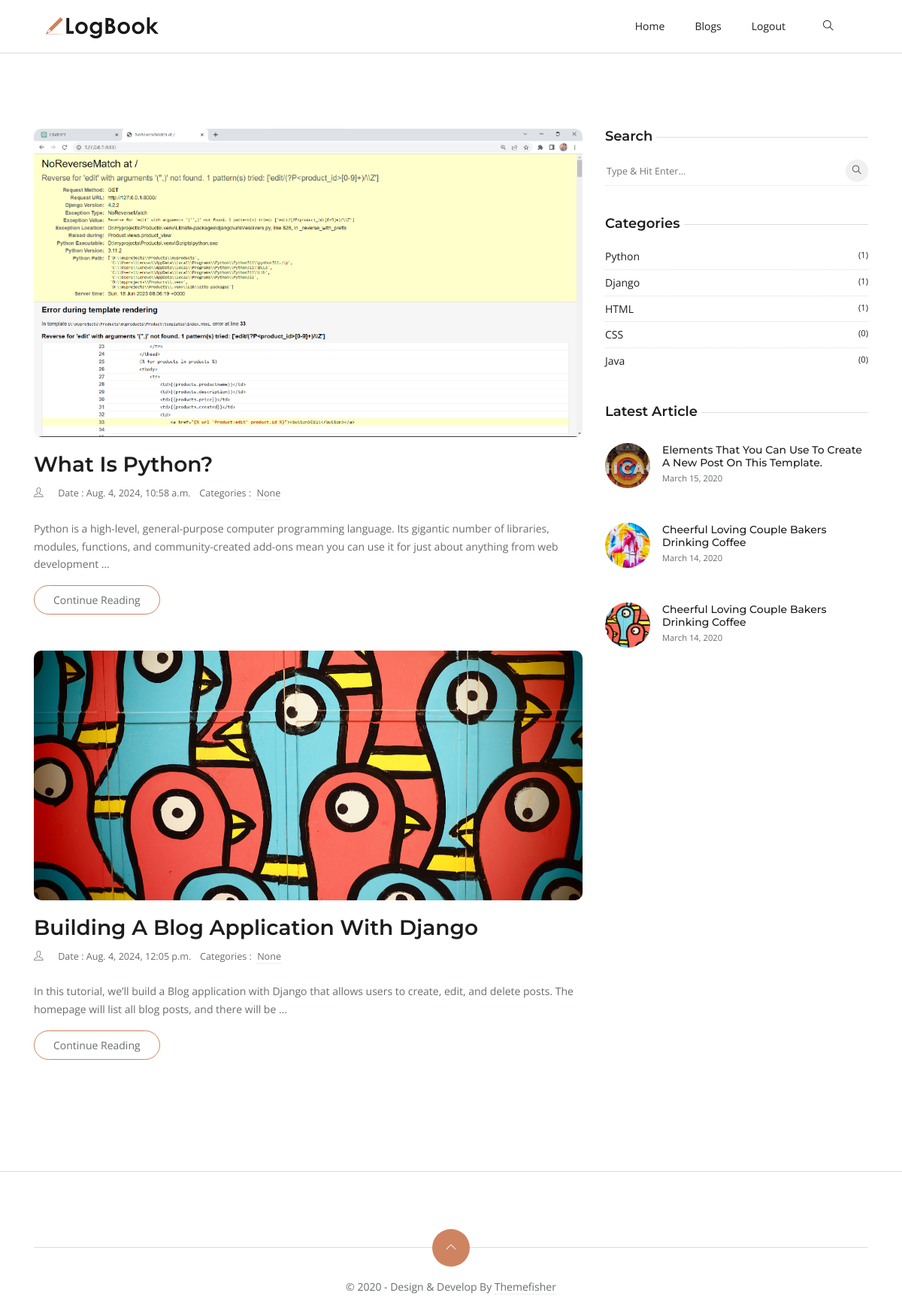
The page /?q=Python (signed in) on the database its author committed.
### blog/models.py (models this page shows, shortened)
class Post(models.Model):
    title = models.CharField(max_length=500)
    slug = models.SlugField(unique=True, blank=True)
    content = models.TextField()
    published_date = models.DateTimeField(auto_now=True, blank=True)
    post_image = models.ImageField(
        null=True, default="post-2.jpg", upload_to="postImage"
    )
    author = models.ForeignKey(User, on_delete=models.CASCADE)
    category = models.ManyToManyField(Category)
    created_at = models.DateTimeField(auto_now_add=True)
    updated_date = models.DateTimeField(auto_now=True)

class Category(models.Model):
    name = models.CharField(max_length=200)
    created_at = models.DateTimeField(auto_now_add=True)

### blog/views.py (the view)
# urls.py: path("", views.home, name="home"),
def home(request):
    q = request.GET.get("q") if request.GET.get("q") != None else ""
    posts = Post.objects.filter(
        Q(category__name__icontains=q) | Q(title__icontains=q) | Q(content__icontains=q)
    )
    category = Category.objects.all()[0:5]
    context = {
        "posts": posts,
        "category": category,
    }
    return render(request, "home.html", context)

### templates/home.html
{% extends 'base.html' %}
{% load static %}
{% block content %}
  <section class="section">
    <div class="container">
      <div class="row">
        <div class="col-lg-8 mb-5 mb-lg-0">
          {% for post in posts %}
            <article class="row mb-5">
              <div class="col-12">
                <div class="post-slider">
                  <img loading="lazy" src="{{ post.post_image.url }}" class="img-fluid" alt="post-thumb" />
                </div>
              </div>
              <div class="col-12 mx-auto">
                <h3><a class="post-title" href="{% url 'post' post.slug %}">{{ post.title }}</a></h3>
                <ul class="list-inline post-meta mb-4">
                  <li class="list-inline-item">
                    <i class="ti-user mr-2"></i><a href="author.html">{{ post.author.first_name }}</a>
                  </li>
                  <li class="list-inline-item">Date : {{ post.created_at }}</li>
                  <li class="list-inline-item">
                    Categories : <a href="#!" class="ml-1">{{ post.category.name }}</a>
                  </li>
                </ul>
                <p>{{ post.content|truncatewords:30 }}</p> <a href="{% url 'post' post.slug %}" class="btn btn-outline-primary">Continue Reading</a>
              </div>
            </article>
          {% endfor %}
        </div>
        <aside class="col-lg-4">
          <div class="widget">
            <h5 class="widget-title"><span>Search</span></h5>
            <form action="{% url 'home' %}" method="get" class="widget-search">
              <input id="search-query" name="q" type="search" placeholder="Type &amp; Hit Enter..." />
              <button type="submit"><i class="ti-search"></i></button>
            </form>
          </div>
          {% include 'post/category.html' %}
          <div class="widget">
            <h5 class="widget-title"><span>Latest Article</span></h5>
            <ul class="list-unstyled widget-list">
              <li class="media widget-post align-items-center">
                <a href="post-elements.html"><img loading="lazy" class="mr-3" src="images/post/post-6.jpg" /></a>
                <div class="media-body">
                  <h5 class="h6 mb-0"><a href="post-elements.html">Elements That You Can Use To Create A New Post On This Template.</a></h5>
                  <small>March 15, 2020</small>
                </div>
              </li>
            </ul>
            <ul class="list-unstyled widget-list">
              <li class="media widget-post align-items-center">
                <a href="post-details-1.html"><img loading="lazy" class="mr-3" src="images/post/post-1.jpg" /></a>
                <div class="media-body">
                  <h5 class="h6 mb-0"><a href="post-details-1.html">Cheerful Loving Couple Bakers Drinking Coffee</a></h5>
                  <small>March 14, 2020</small>
                </div>
              </li>
            </ul>
            <ul class="list-unstyled widget-list">
              <li class="media widget-post align-items-center">
                <a href="post-details-2.html"><img loading="lazy" class="mr-3" src="images/post/post-2.jpg" /></a>
                <div class="media-body">
                  <h5 class="h6 mb-0"><a href="post-details-2.html">Cheerful Loving Couple Bakers Drinking Coffee</a></h5>
                  <small>March 14, 2020</small>
                </div>
              </li>
            </ul>
          </div>
        </aside>
      </div>
    </div>
  </section>
{% endblock %}

### templates/post/category.html
<div class="widget">
  <h5 class="widget-title"><span>Categories</span></h5>
  <ul class="list-unstyled widget-list">
    {% for cate in category %}
    <li>
      <a href="{% url 'home' %}?q={{ cate.name }}" class="d-flex">
        {{cate.name}}
        <small class="ml-auto">({{ cate.post_set.all.count }})</small>
      </a>
    </li>
    {% endfor %}
  </ul>
</div>

### myblog/static/css/style.css (style rules this page uses)
body { line-height: 1.7; font-family: "Open Sans", sans-serif; -webkit-font-smoothing: antialiased; color: #696c6d; font-size: 14px; }
p, .paragraph { font-weight: 400; color: #696c6d; font-size: 14px; line-height: 1.7; font-family: "Open Sans", sans-serif; }
h1, h2, h3, h4, h5, h6 { color: #1c1d1f; font-family: "Montserrat", sans-serif; font-weight: 600; line-height: 1.2; }
h3, .h3 { font-size: 28px; }
h5, .h5 { font-size: 18px; }
h6, .h6 { font-size: 14px; }
.btn { font-size: 14px; font-family: "Open Sans", sans-serif; text-transform: capitalize; padding: 8px 25px; border-radius: 50px; border: 1px solid; position: relative; z-index: 1; transition: 0.2s ease; }
.btn-outline-primary { background: transparent; color: #696c6d; border-color: #ce8460; }
body { background-color: #fff; overflow-x: hidden; }
img { vertical-align: middle; border: 0; }
a, a:hover, a:focus { text-decoration: none; }
a, button, select { cursor: pointer; transition: 0.2s ease; }
.slick-slide { outline: 0; }
.section { padding-top: 100px; padding-bottom: 100px; }
.rounded-lg, .post-slider { border-radius: 10px !important; }
.post-title { color: #1c1d1f; }
.post-meta li { margin-right: 10px; font-size: 90%; }
.post-meta a { color: #696c6d; border-bottom: 1px dotted #ddd; }
.post-slider { overflow: hidden; margin-bottom: 20px; }
.post-slider img { border-radius: inherit; }
.widget { background: #fff; margin-bottom: 40px; }
.widget-title { position: relative; margin-bottom: 15px; }
.widget-title span { background: #fff; position: relative; padding-right: 5px; z-index: 1; }
.widget-title::before { position: absolute; content: ""; right: 0; height: 1px; width: 100%; background: #ddd; top: 50%; }
.widget-search { position: relative; }
.widget-search input { border: 0; border-bottom: 1px dotted #ddd; width: 100%; height: 40px; }
.widget-search input::placeholder { font-size: 90%; }
.widget-search button { height: 30px; width: 30px; line-height: 30px; display: inline-block; padding: 0; background: #f0f0f0; color: #1c1d1f; text-align: center; border-radius: 50%; position: absolute; right: 0; top: 5px; border: 0; font-size: 12px; }
.widget-list li { padding: 5px 0; }
.widget-list li:not(:last-child) { border-bottom: 1px dotted #ddd; }
.widget-list li a { color: #1c1d1f; }
.widget-post { padding: 15px 0 !important; }
.widget-post img { height: 60px; width: 60px; border-radius: 50%; -o-object-fit: cover; object-fit: cover; }

### rows shown on the page
Post: post_image (picture), title "What Is Python?", created_at "Aug. 4, 2024, 10:58 a.m.", category.name "None", content "Python is a high-level, general-purpose computer programming language. Its gigantic number of libraries, modules, functions, and community-created add-ons mean you can use it for just about anything from web development …"
Post: post_image (picture), title "Building A Blog Application With Django", created_at "Aug. 4, 2024, 12:05 p.m.", category.name "None", content "In this tutorial, we’ll build a Blog application with Django that allows users to create, edit, and delete posts. The homepage will list all blog posts, and there will be …"
Category: name "Python", post_set.all.count "1"
Category: name "Django", post_set.all.count "1"
Category: name "HTML", post_set.all.count "1"
Category: name "CSS", post_set.all.count "0"
Category: name "Java", post_set.all.count "0"
